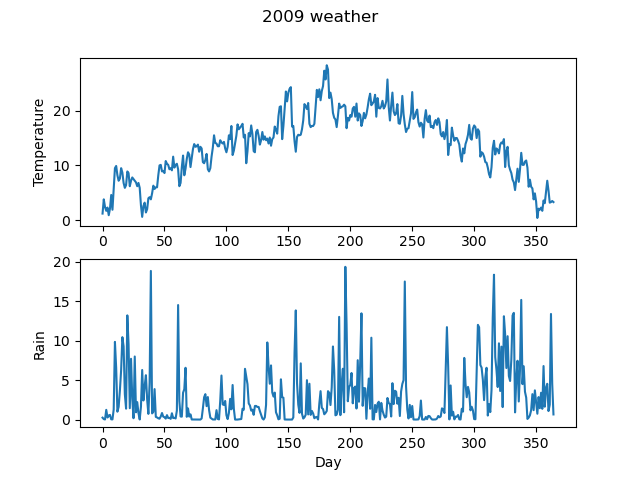

Generate this figure with Python:
import matplotlib.pyplot as plt
import csv

with open("2009-temp-daily.csv") as csv_file:
    csv_reader = csv.reader(csv_file, quoting=csv.QUOTE_NONNUMERIC)
    temperature = [x[0] for x in csv_reader]

with open("2009-rain-daily.csv") as csv_file:
    csv_reader = csv.reader(csv_file, quoting=csv.QUOTE_NONNUMERIC)
    rain = [x[0] for x in csv_reader]

days = range(365)

plt.subplot(2, 1, 1)
plt.plot(days, temperature)
plt.ylabel("Temperature")
plt.subplot(2, 1, 2)
plt.plot(days, rain)
plt.xlabel("Day")
plt.ylabel("Rain")
plt.suptitle("2009 weather")
plt.savefig("2plot-temp-rain.png")
plt.show()

